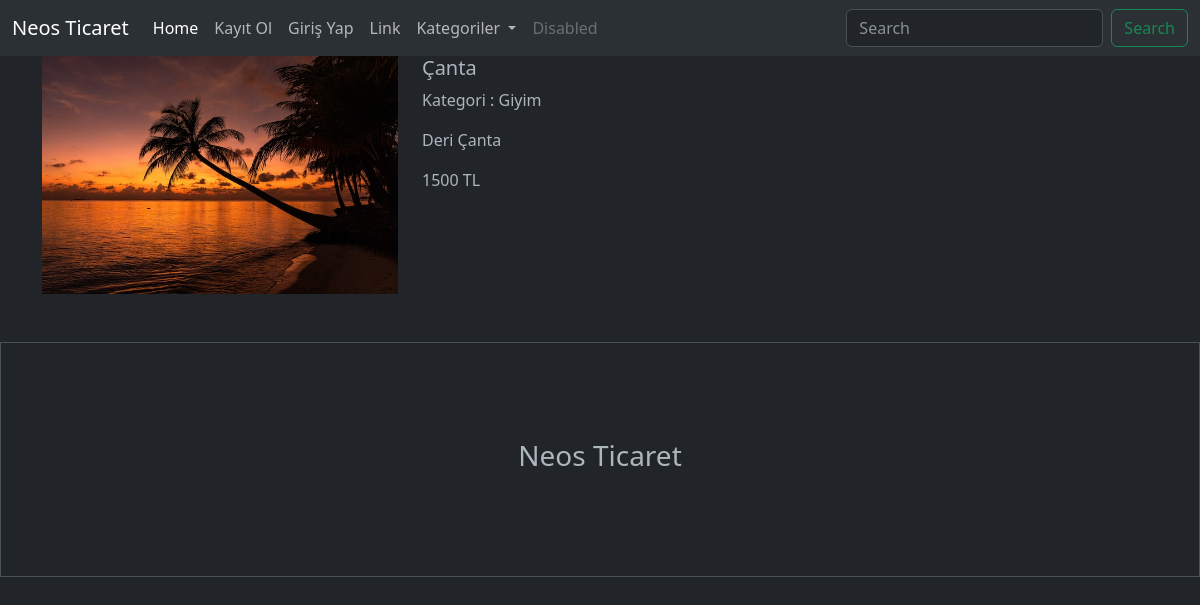
Page /urun-detay/4 on the committed database.
### urunler/models.py (models this page shows, shortened)
class Urun(models.Model):
    satici = models.ForeignKey(User, on_delete=models.CASCADE, null=True)
    kategori = models.ForeignKey(Kategori, on_delete=models.SET_NULL, null=True)
    altkategori = models.ManyToManyField(AltKategori)
    seriNo = models.OneToOneField(Tek, on_delete=models.CASCADE, null=True, blank=True)
    isim = models.CharField(max_length=100)
    aciklama = models.TextField(max_length=1000)
    fiyat = models.IntegerField()
    resim = models.FileField(upload_to = 'urunler/')

class Kategori(models.Model):
    isim = models.CharField(max_length=100)

### urunler/views.py (the view)
# urls.py: path('urun-detay/<int:urunId>', urun, name='urun'),
def urun(request, urunId):
    urun = Urun.objects.get(id = urunId)
    context = {
        'urun':urun
    }
    return render(request, 'urun.html', context)

### urunler/templates/urun.html (shortened to what this page needs)
{% extends "index.html" %}
{% load static %}
{% block content %}
    <div class="container">
        <div class="row">
            <div class="col-4">
                <img src="{{urun.resim.url}}" width="100%" alt="">
            </div>
            <div class="col-8">
                <h5>{{urun.isim}}</h5>
                <p>Kategori : {{urun.kategori.isim}}</p>
                <p>{{urun.aciklama}}</p>
                <p>{{urun.fiyat}} TL</p>
            </div>
        </div>
    </div>
{% endblock content %}

### rows in the picture
Urun: resim (picture), isim "Çanta", kategori.isim "Giyim", aciklama "Deri Çanta", fiyat "1500"
